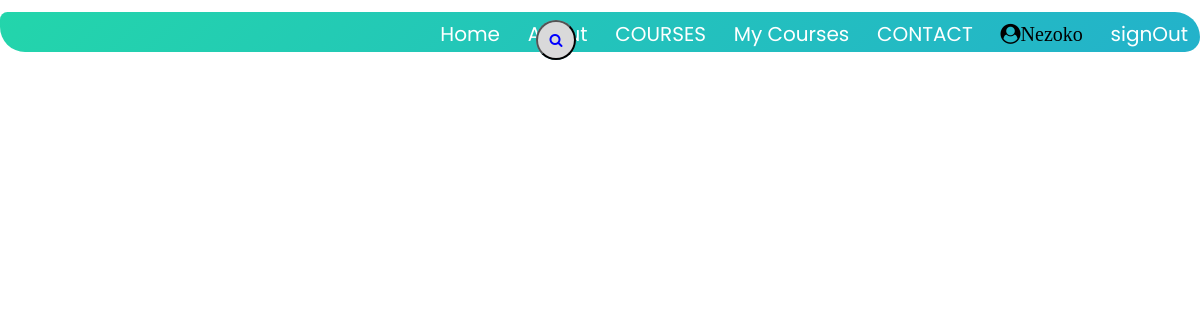
Before: /myCourses.php (signed in) with the older database file.
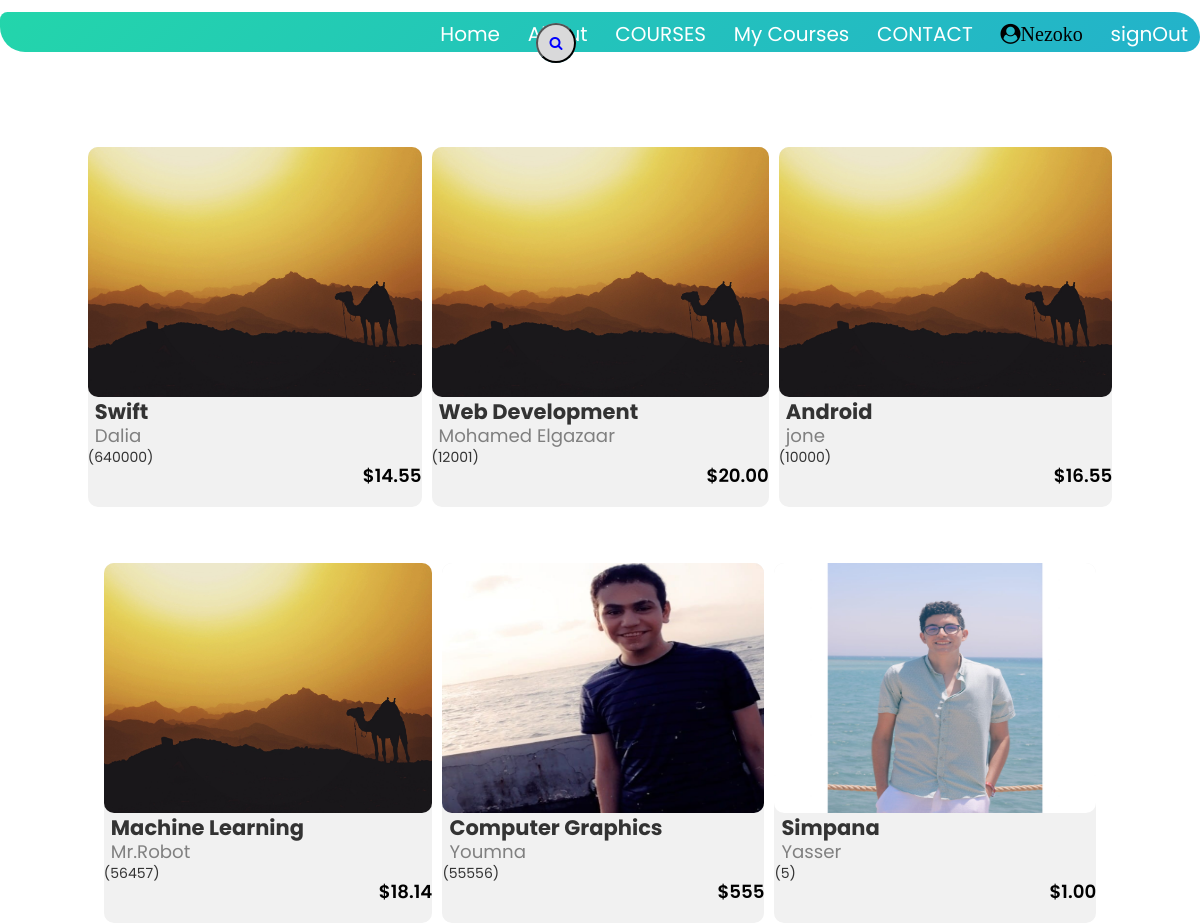
After: the same page with the newer database file.
### tables this page shows
CREATE TABLE `usercourse` (
  `userid` int(255) NOT NULL,
  `username` varchar(255) NOT NULL,
  `courseName` varchar(255) NOT NULL,
  `courseId` int(255) NOT NULL
);

CREATE TABLE `course` (
  `courseId` int(255) NOT NULL,
  `courseName` varchar(255) NOT NULL,
  `coursePrice` varchar(255) NOT NULL,
  `enrolledSid` varchar(255) NOT NULL,
  `description` varchar(255) NOT NULL,
  `instructorName` varchar(255) NOT NULL,
  `image` varchar(255) NOT NULL
);

### myCourses.php (the view, shortened to what this page needs)
<!DOCTYPE html>
<html>
<head>
    <link rel="stylesheet" href="courseStyle.css">
    <link rel="stylesheet" href="search.css">
    <link rel="stylesheet" href="https://stackpath.bootstrapcdn.com/font-awesome/4.7.0/css/font-awesome.min.css">
    <link rel="stylesheet" href="https://maxcdn.bootstrapcdn.com/bootstrap/3.3.6/css/bootstrap.min.css" />
</head>
<body>
<nav>
    <div class="topnav">
 <ul>
                <li><a href="index.php">Home</a></li>
                <li><a href="">About</a></li>
                <li><a href="courses.php">COURSES</a></li>
                <li><a href="myCourses.php">My Courses</a></li>
                <li><a href="">CONTACT</a></li>
                <li><a href="profile.php"><i class="fa fa-user-circle"><?php echo $_SESSION['username'];?></i></a></li>
                <li><a href="signOut.php">signOut</a></li>
            </ul>
</div>
<form method="post">
<div class="searchBox">
            <button class="searchButton" href="#"type="submit" name="submit" value = "Search">
                <i class="fa fa-search" aria-hidden="true"></i>
            </button>
          </div>
  </form>
</nav>
   <section class="course">
    <div class="row">
    <?php
     $servername = "localhost";
        $username ="root";
        $password = "";
        $DB = "webdatabase";
        $conn = mysqli_connect($servername,$username,$password,$DB);
            $sql= "SELECT courseId FROM userCourse WHERE userid = '".$_SESSION['userid'].
            "'";
            $result=mysqli_query($conn,$sql);
            while($row=mysqli_fetch_array($result)){
            $sql2= "SELECT * FROM course Where courseId = '".$row['courseId']."'";
            $result2=mysqli_query($conn,$sql2);
            if($row2=mysqli_fetch_array($result2)){
                ?>
               <a href="index2.php">
                 <div class="Course-col">
                  <img src="<?php echo $row2['image']; ?>" height="250px" width="400px"></a>
                  <span class="coursename"><?php echo $row2['courseName']; ?></span><br>
                  <span class="instName"> <?php echo $row2['instructorName']; ?></span><br>
                  <?php echo "(".$row2['enrolledSid'].")"; ?><br>
                 <span class="price"><?php echo "$".$row2['coursePrice']; ?></span><br>
                  <br>
              </div>
              <?php
            }
        }
     ?>
 </div>
</section>

### courseStyle.css (style rules this page uses)
* { margin: 0; padding: 0; font-family: 'Poppins', sans-serif; }
.course { width: 90%; margin: auto; padding-top: 90px; display: flex; justify-content: center; align-items: center; }
.row { margin-top: 5%; display: flex; justify-content: center; align-items: center; flex-wrap: wrap; flex: 1 0 21%; margin: 5px; height: 100px; }
.row a { color: #fff; text-decoration: none; font-size: 20px; }
.Course-col { margin-left: 5px; margin-right: 5px; flex-basis: 21%; background: #F1F1F1; border-radius: 10px; margin-bottom: 5%; box-sizing: border-box; height: auto; width: auto; transition: 0.5s; }
.Course-col img { margin: 0; border-radius: 10px; width:100%; padding: 0; }
.coursename { margin-left:7px; font-weight: bold; font-size:1.5em; }
.instName { margin-left:7px; color: gray; font-size:1.3em; line-height: 0.5px; }
.price { margin-left:275px; font-weight: 600; color: black; font-size:1.3em; line-height: 0.5px; }

### search.css (style rules this page uses)
body { margin: 0; font-family: Arial, Helvetica, sans-serif; }
.searchBox { position: absolute; top: 2.5%; left: 48%; transform: translate(-100%,0%); background: #7AD3DC; height: 40px; border-radius: 40px; }
.searchButton { color: white; float: right; width: 40px; height: 40px; border-radius: 50%; background: #D9D9DA; display: flex; justify-content: center; align-items: center; transition: 0.4s; }
.fa-search { color: blue; }
.topnav { flex: 1; text-align: right; margin-top: 1%; border-radius: 15px 50px 30px; background: linear-gradient(-45deg, #ee7752, #e73c7e, #23a6d5, #23d5ab); background-size: 400% 400%; animation: gradient 13s ease infinite; height: 5vh; }
.topnav ul li { list-style: none; display: inline-block; padding: 8px 12px; position: relative; }
.topnav ul li a { color: white; text-decoration: none; font-size: 20px; }
.topnav ul li::after { content: ''; width: 0%; height: 2px;background: #2BCBE4; display: block; margin: auto; transition: 0.5s; }
.fa-user-circle { color:black; }

Changed rows visible on the page:
added usercourse: courseId.image (picture), courseId.courseName "Swift", courseId.instructorName "Dalia", courseId.enrolledSid "640000", courseId.coursePrice "14.55"
added usercourse: courseId.image (picture), courseId.courseName "Web Development", courseId.instructorName "Mohamed Elgazaar", courseId.enrolledSid "12001", courseId.coursePrice "20.00"
added usercourse: courseId.image (picture), courseId.courseName "Android", courseId.instructorName "jone", courseId.enrolledSid "10000", courseId.coursePrice "16.55"
added usercourse: courseId.image (picture), courseId.courseName "Machine Learning", courseId.instructorName "Mr.Robot", courseId.enrolledSid "56457", courseId.coursePrice "18.14"
added usercourse: courseId.image (picture), courseId.courseName "Computer Graphics", courseId.instructorName "Youmna", courseId.enrolledSid "55556", courseId.coursePrice "555"
added usercourse: shows a picture, courseId.courseName "Simpana", courseId.instructorName "Yasser", courseId.enrolledSid "5", courseId.coursePrice "1.00"
